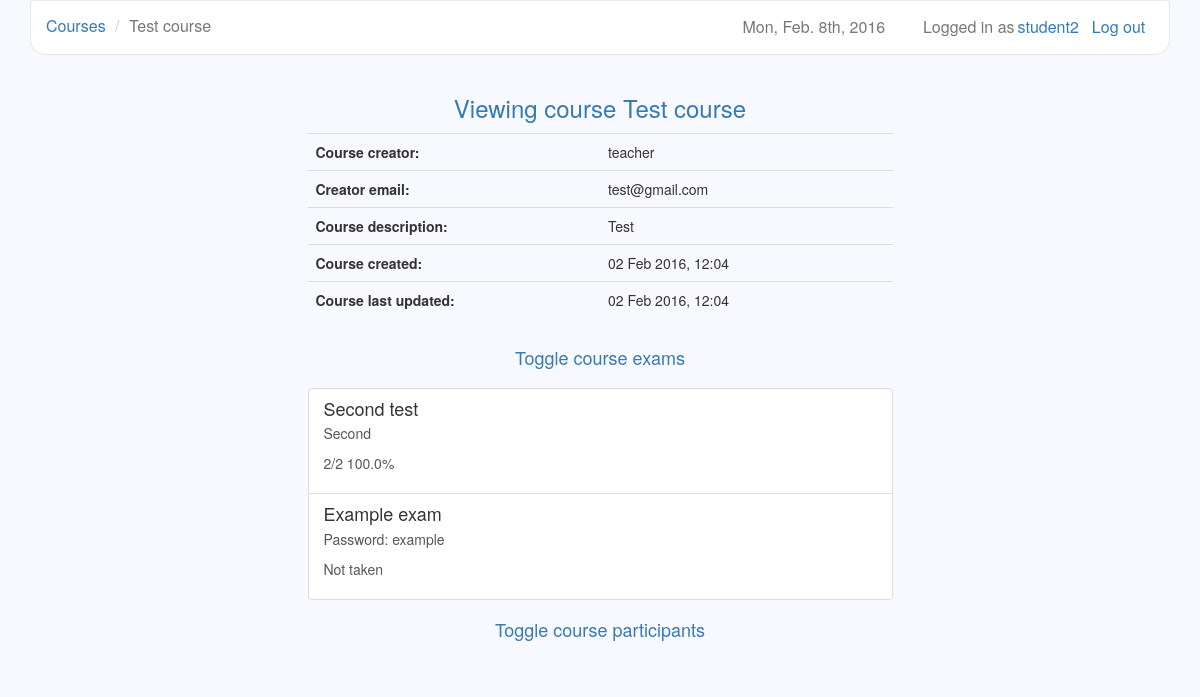
/courses/6/s (signed in), run on the app's committed database.
### users/models.py (models this page shows)
class User(AbstractUser):
    is_teacher = models.BooleanField(default=False)

### courses/models.py (models this page shows, shortened)
class Course(models.Model):
    owner = models.ForeignKey(settings.AUTH_USER_MODEL, related_name='owner')
    name = models.CharField(max_length=30)
    description = models.TextField(blank=True)
    created = models.DateTimeField(auto_now_add=True)
    updated = models.DateTimeField(auto_now=True)
    participants = models.ManyToManyField(settings.AUTH_USER_MODEL, blank=True,
        through='Participation')

### exams/models.py (models this page shows, shortened)
class Exam(models.Model):
    name = models.CharField(max_length=30)
    description = models.TextField(blank=True)
    created = models.DateTimeField(auto_now_add=True)
    updated = models.DateTimeField(auto_now=True)
    password = models.CharField(max_length=10, blank=True)
    time_limit = models.TimeField()
    active_from = models.DateTimeField()
    active_to = models.DateTimeField()
    course = models.ForeignKey(Course)
    category = models.CharField(max_length=30)
    question_count = models.IntegerField()
    questions = models.ManyToManyField(Question, blank=True,
        through='ExamQuestion')

### courses/views.py (the view)
# urls.py: url(r'^(?P<course_id>\d+)/s$', views.view_course, name='view_course'),
@user_passes_test(student_check)
def view_course(request, course_id):
    if (Participation.objects.filter(user=request.user, course=course_id)
        .exists()):
        course = Course.objects.get(id=course_id)
        scores = {}
        exams = Exam.objects.filter(course=course_id).order_by('active_to')
        participants = Participation.objects.filter(course=course_id)
        for exam in exams:
                try:
                    count = ExamQuestion.objects.filter(exam=exam).count()
                    score = Score.objects.get(user=request.user,
                        exam=exam).score
                    scores[exam] = format_score(score, count)
                except ObjectDoesNotExist:
                    scores[exam] = "Not taken"
        return render(request, 'view_course.html', {'course': course,
            'participants': participants, 'exams': exams, 'scores': scores})
    return redirect('/courses/s')

### courses/templatetags/get_item.py (called while the page is built)
@register.filter
def get_item(dictionary, key):
    return dictionary.get(key)

### courses/views.py (called while the page is built)
def student_check(user):
    if user.is_anonymous():
        return False
    return not user.is_teacher

def format_score(score, count):
    percentage = str(float(score) / float(count) * 100) + '%'
    return str(score) + '/' + str(count) + ' ' + percentage

### courses/templates/view_course.html (shortened to what this page needs)
{% extends 'base.html' %}
{% load get_item %}
{% block navigation %}
  <li><a href="{% url 'student_courses' %}">Courses</a></li>
  <li class="active">{{ course.name }}</li>
{% endblock %}
{% block header %}Viewing course {{ course.name }}{% endblock %}
{% block dashboard %}
  <table class="table table-hover">
    <tr>
      <th>Course creator:</th>
      <td>{{ course.owner }}</td>
    </tr>
    <tr>
      <th>Creator email:</th>
      <td>{{ course.owner.email }}</td>
    </tr>
    <tr>
      <th>Course description:</th>
      <td>{{ course.description }}</td>
    </tr>
    <tr>
      <th>Course created:</th>
      <td>{{ course.created|date }}</td>
    </tr>
    <tr>
      <th>Course last updated:</th>
      <td>{{ course.updated|date }}</td>
    </tr>
  </table>
  <h4 class="text-center"><a class="btn" id="show-exams">Toggle course exams</a></h4>
    <div id="exams">
      {% for exam in exams %}
        <a class="list-group-item"
          href="{% url 'view_exam' course.id exam.id %}">
          <h4 class="list-group-item-heading">{{ exam.name }}</h4>
          <p class="list-group-item-description">{{ exam.description }}</p>
          <p class="list-group-item-description"> {{ scores|get_item:exam }}</p>
        </a>
      {% endfor %}
    </div>
  <h4 class="text-center"><a class="btn" id="show-participants">Toggle course participants</a></h4>
{% endblock %}

### django-lms/templates/base.html (shortened to what this page needs)
{% load staticfiles %}
<!DOCTYPE html>
<html>
  <head>
    <link href="/static/bootstrap/css/bootstrap.min.css" rel="stylesheet">
    <link href="/static/datetimepicker/jquery.datetimepicker.css"
      rel="stylesheet">
    <link href="/static/base.css" rel="stylesheet">
  </head>
  <body>
    <div class="container">
      <nav class="navbar navbar-default" role="navigation">
        {% if user.is_active %}
          <a class="btn navbar-btn navbar-right" id="logout"
            href="{% url 'logout' %}">
            Log out
          </a>
          <span class="navbar-text navbar-right" id="user">
            {{ user.username }}
          </span>
          <span class="navbar-text navbar-right">Logged in as</span>
        {% else %}
          <a class="navbar-brand" href="/">Django-LMS</a>
        {% endif %}
        <span class="navbar-text navbar-right" id="date">
          {% now "D, M. jS, Y" %}
        </span>
        <ul class="breadcrumb">
          {% block navigation %}{% endblock %}
        </ul>
      </nav>
      <div class="row">
        <h3 class="text-primary text-center">
          {% block header %}{% endblock %}
        </h3>
        <div class="list-group center">
          {% block dashboard %}{% endblock %}
        </div>
      </div>
    </div>
  </body>
</html>

### django-lms/static/base.css (style rules this page uses)
body { background-color: #F8F8FF; }
#date, #logout { margin-right: 1%; padding-right: 1%; font-size: 16px; }
#user { margin-left: 3px; color: #337ab7; }
table { table-layout:fixed; width: 70%; border-collapse: collapse; }
td { word-wrap:break-word; }
.list-group-item { background-color: white; }
.list-group-item-description { overflow: hidden; text-overflow: ellipsis; }
.center { width: 50%; margin-top: 1%; margin-left: auto; margin-right: auto; }
.navbar { border-bottom-right-radius: 15px; border-bottom-left-radius: 15px; }
.navbar-default { background-color: white; }
.navbar-text { font-size: 16px; }
.breadcrumb { background-color: transparent; margin-top: 0.5%; margin-bottom: -1%; font-size: 16px; }
#show-exams, #show-participants { font-size: 18px; }

### data on the page
User: username "student2"
Course: name "Test course", owner "teacher", owner.email "test@gmail.com", description "Test", created "02 Feb 2016, 12:04", updated "02 Feb 2016, 12:04"
Exam: name "Second test", description "Second", id "2/2 100.0%"
Exam: name "Example exam", description "Password: example", id "Not taken"
